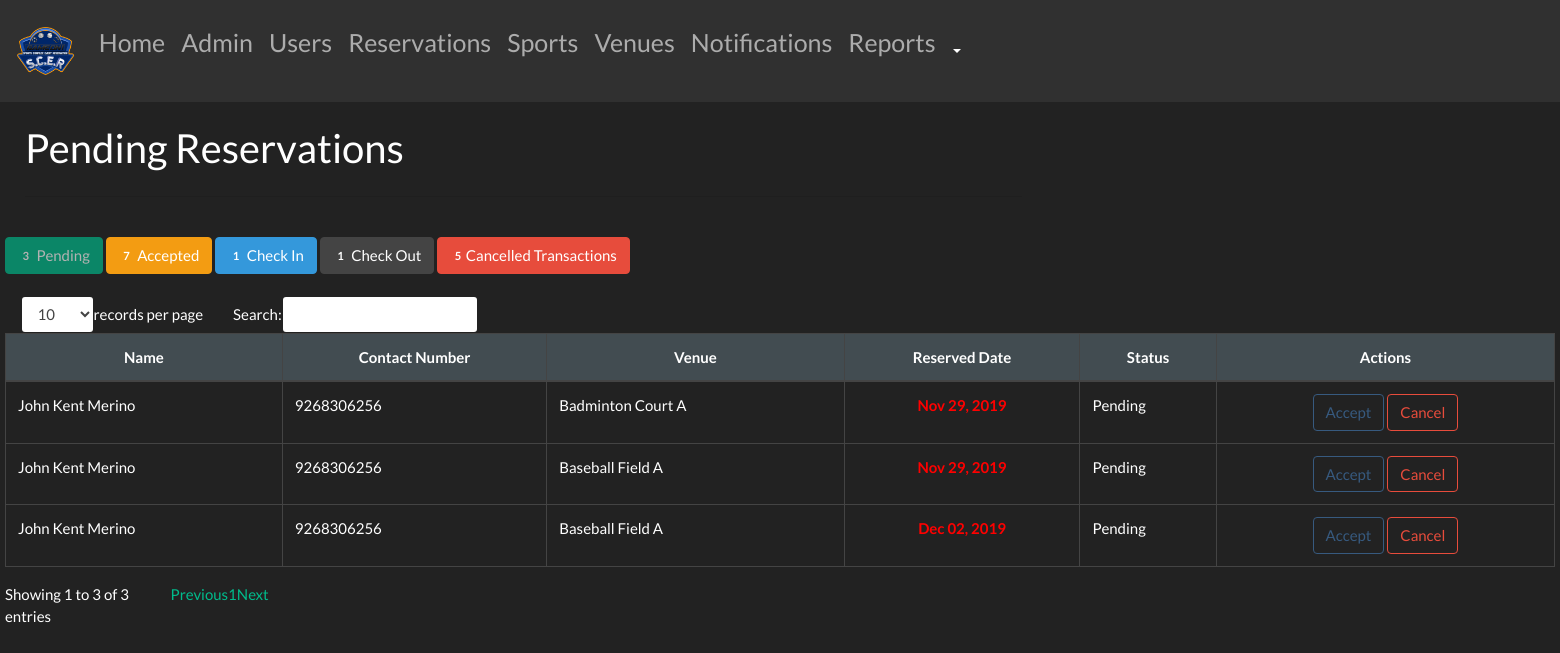
Screenshot of /admin/reserve.php (signed in) with the database file from the repository.
### tables this page shows
CREATE TABLE `transaction` (
  `transactionID` int(20) NOT NULL,
  `IDnumber` int(20) NOT NULL,
  `courtID` int(20) NOT NULL,
  `additionalItems` int(20) NOT NULL,
  `status` varchar(20) NOT NULL,
  `daysUse` int(2) NOT NULL,
  `checkIn` date NOT NULL,
  `checkInTime` time NOT NULL,
  `checkOut` date NOT NULL,
  `checkOutTime` time NOT NULL,
  `totalPrice` varchar(20) NOT NULL,
  `cancelReason` varchar(255) NOT NULL,
  `WalkIn` varchar(30) NOT NULL DEFAULT 'No',
  `WIname` varchar(50) DEFAULT NULL,
  `chargeReason` varchar(50) DEFAULT NULL,
  `feedback` varchar(50) NOT NULL,
  `cancelBy` varchar(50) NOT NULL,
  `notif` varchar(250) NOT NULL,
  `clientnotif` varchar(250) NOT NULL,
  `clientnotifcancel` varchar(50) NOT NULL,
  `notifcancel` varchar(50) NOT NULL,
  `isRead` varchar(50) NOT NULL DEFAULT 'No',
  `isReadClient` varchar(50) NOT NULL DEFAULT 'No',
  `isReadCancel` varchar(50) NOT NULL DEFAULT 'No',
  `isReadCancelClient` varchar(50) NOT NULL DEFAULT 'No'
);

CREATE TABLE `users` (
  `IDnumber` int(30) NOT NULL,
  `firstName` varchar(50) NOT NULL,
  `middleName` varchar(50) NOT NULL,
  `lastName` varchar(50) NOT NULL,
  `address` varchar(50) NOT NULL,
  `contactNumber` varchar(50) NOT NULL,
  `username` varchar(20) NOT NULL,
  `password` varchar(50) NOT NULL,
  `dateadded` date NOT NULL DEFAULT '0000-00-00',
  `userType` varchar(50) NOT NULL DEFAULT 'User',
  `accStatus` varchar(50) NOT NULL DEFAULT 'Active'
);

CREATE TABLE `court` (
  `courtID` int(20) NOT NULL,
  `courtName` varchar(50) NOT NULL,
  `price` int(11) NOT NULL,
  `photo` varchar(100) NOT NULL,
  `sportID` int(20) NOT NULL,
  `Stat` varchar(50) NOT NULL DEFAULT 'Active'
);

### admin/reserve.php (the view, shortened to what this page needs)
<?php
    include_once "header.php";
	require 'name.php';
?>
<!DOCTYPE>
<html>
<body>
	<div style='margin-left:10px;margin-right:10px '>
	<div class="form-row">
  	<div class="form-group col-md-12">
  		<div class="form-group col-md-8">
  			<br>
  			<h2>Pending Reservations</h2>
  			<hr class='my-4'>
  		</div>
  	</div>
  		<?php
				$q_p = $conn->query("SELECT COUNT(*) as total FROM `transaction` WHERE `status` = 'Pending'") or die(mysqli_error());
				$f_p = $q_p->fetch_array();
				$q_a = $conn->query("SELECT COUNT(*) as total FROM `transaction` WHERE `status` = 'Accepted'") or die(mysqli_error());
				$f_a = $q_a->fetch_array();
				$q_ci = $conn->query("SELECT COUNT(*) as total FROM `transaction` WHERE `status` = 'Check In'") or die(mysqli_error());
				$f_ci = $q_ci->fetch_array();
				$q_co = $conn->query("SELECT COUNT(*) as total FROM `transaction` WHERE `status` = 'Check Out'") or die(mysqli_error());
        $f_co = $q_co->fetch_array();
				$q_c = $conn->query("SELECT COUNT(*) as total FROM `transaction` WHERE `status` = 'Cancelled'") or die(mysqli_error());
       			 $f_c = $q_c->fetch_array();
			?></div>
			<div class = "panel-body">
				<a class = "btn btn-success disabled"><span class = "badge"><?php echo $f_p['total']?></span> Pending</a>
				<a class = "btn btn-warning" href = "accepted.php"><span class = "badge"><?php echo $f_a['total']?></span> Accepted</a>
				<a class = "btn btn-info" href = "checkin.php"><span class = "badge"><?php echo $f_ci['total']?></span> Check In</a>
				<a class = "btn btn-secondary" href = "checkout.php"><span class = "badge"><?php echo $f_co['total']?></span></i> Check Out</a>
				<a class = "btn btn-danger" href = "cancelledtransactions.php"><span class = "badge"><?php echo $f_c['total']?></span>Cancelled Transactions</a>
				<br />
				<br />
				<table id = "table" class = "table table-bordered">
					<thead>
						<tr  class='text-center text-white' style='background-color:#424c51'>
							<th>Name</th>
							<th>Contact Number</th>
							<th>Venue</th>
							<th>Reserved Date</th>
							<th>Status</th>
							<th>Actions</th>
						</tr>
					</thead>
					<tbody>
						<?php
							$query = $conn->query("SELECT * FROM `transaction` NATURAL JOIN `users` NATURAL JOIN `court` WHERE `status` = 'Pending'") or die(mysqli_error());
							while($fetch = $query->fetch_array()){
						?>
						<tr>
							<td><?php echo $fetch['firstName']." ".$fetch['lastName']?></td>
							<td><?php echo $fetch['contactNumber']?></td>
							<td><?php echo $fetch['courtName']?></td>
							<td><strong><?php if($fetch['checkIn'] <= date("Y-m-d", strtotime("+8 HOURS"))){echo "<label style = 'color:#ff0000;'>".date("M d, Y", strtotime($fetch['checkIn']))."</label>";}else{echo "<label>".date("M d, Y", strtotime($fetch['checkIn']))."</label>";}?></strong></td>
							<td><?php echo $fetch['status']?></td>
							<td><center>
								<a class = "btn btn-outline-primary" href = "accepted_query.php?transactionID=<?php echo $fetch['transactionID']?>" onclick = "confirmationCheckin(); return false;"><i class = "glyphicon glyphicon-check"></i> Accept</a>
								<a class = "btn btn-outline-danger" href = "cancelreason.php?transactionID=<?php echo $fetch['transactionID']?>"><i class = "glyphicon glyphicon-edit"></i> Cancel</a>
						</tr>
						<?php
							}
						?>
					</tbody>
				</table>
			</div>
		</div>
	</div>
</body>
</html>

### rows the page displays
transaction: IDnumber.firstName "John Kent", IDnumber.lastName "Merino", IDnumber.contactNumber "9268306256", courtID.courtName "Badminton Court A", checkIn "Nov 29, 2019", status "Pending"
transaction: IDnumber.firstName "John Kent", IDnumber.lastName "Merino", IDnumber.contactNumber "9268306256", courtID.courtName "Baseball Field A", checkIn "Nov 29, 2019", status "Pending"
transaction: IDnumber.firstName "John Kent", IDnumber.lastName "Merino", IDnumber.contactNumber "9268306256", courtID.courtName "Baseball Field A", checkIn "Dec 02, 2019", status "Pending"

### other values shown
$f_p['total'] "3"
$f_a['total'] "7"
$f_ci['total'] "1"
$f_co['total'] "1"
$f_c['total'] "5"
